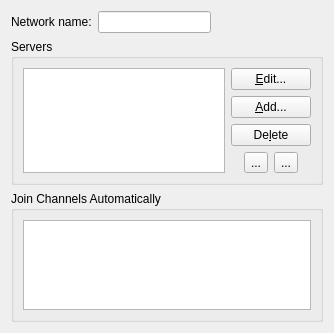
<?xml version="1.0" encoding="UTF-8"?>
<ui version="4.0">
 <class>SimpleNetworkEditor</class>
 <widget class="QWidget" name="SimpleNetworkEditor">
  <property name="geometry">
   <rect>
    <x>0</x>
    <y>0</y>
    <width>334</width>
    <height>333</height>
   </rect>
  </property>
  <property name="sizePolicy">
   <sizepolicy hsizetype="Preferred" vsizetype="Preferred">
    <horstretch>0</horstretch>
    <verstretch>0</verstretch>
   </sizepolicy>
  </property>
  <property name="windowTitle">
   <string/>
  </property>
  <layout class="QVBoxLayout" name="verticalLayout_3">
   <item>
    <layout class="QHBoxLayout" name="horizontalLayout">
     <item>
      <widget class="QLabel" name="label">
       <property name="text">
        <string>Network name:</string>
       </property>
      </widget>
     </item>
     <item>
      <widget class="QLineEdit" name="networkNameEdit">
       <property name="toolTip">
        <string>The name of the IRC network you are configuring</string>
       </property>
      </widget>
     </item>
     <item>
      <spacer name="horizontalSpacer">
       <property name="orientation">
        <enum>Qt::Horizontal</enum>
       </property>
       <property name="sizeHint" stdset="0">
        <size>
         <width>40</width>
         <height>20</height>
        </size>
       </property>
      </spacer>
     </item>
    </layout>
   </item>
   <item>
    <widget class="QGroupBox" name="groupBox">
     <property name="sizePolicy">
      <sizepolicy hsizetype="Preferred" vsizetype="Preferred">
       <horstretch>0</horstretch>
       <verstretch>0</verstretch>
      </sizepolicy>
     </property>
     <property name="title">
      <string>Servers</string>
     </property>
     <layout class="QHBoxLayout" name="horizontalLayout_2">
      <item>
       <widget class="QListWidget" name="serverList">
        <property name="sizePolicy">
         <sizepolicy hsizetype="Preferred" vsizetype="Preferred">
          <horstretch>1</horstretch>
          <verstretch>0</verstretch>
         </sizepolicy>
        </property>
        <property name="maximumSize">
         <size>
          <width>16777215</width>
          <height>16777215</height>
         </size>
        </property>
        <property name="toolTip">
         <string>A list of IRC servers belonging to this network</string>
        </property>
       </widget>
      </item>
      <item>
       <layout class="QVBoxLayout" name="verticalLayout_2">
        <item>
         <widget class="QPushButton" name="editServer">
          <property name="sizePolicy">
           <sizepolicy hsizetype="Preferred" vsizetype="Fixed">
            <horstretch>0</horstretch>
            <verstretch>0</verstretch>
           </sizepolicy>
          </property>
          <property name="toolTip">
           <string>Edit this server entry</string>
          </property>
          <property name="text">
           <string>&amp;Edit...</string>
          </property>
          <property name="icon">
           <iconset>
            <normaloff>../settingspages</normaloff>../settingspages</iconset>
          </property>
         </widget>
        </item>
        <item>
         <widget class="QPushButton" name="addServer">
          <property name="sizePolicy">
           <sizepolicy hsizetype="Preferred" vsizetype="Fixed">
            <horstretch>0</horstretch>
            <verstretch>0</verstretch>
           </sizepolicy>
          </property>
          <property name="toolTip">
           <string>Add another IRC server</string>
          </property>
          <property name="text">
           <string>&amp;Add...</string>
          </property>
          <property name="icon">
           <iconset>
            <normaloff>:/16x16/actions/oxygen/16x16/actions/list-add.png</normaloff>:/16x16/actions/oxygen/16x16/actions/list-add.png</iconset>
          </property>
         </widget>
        </item>
        <item>
         <widget class="QPushButton" name="deleteServer">
          <property name="sizePolicy">
           <sizepolicy hsizetype="Preferred" vsizetype="Fixed">
            <horstretch>0</horstretch>
            <verstretch>0</verstretch>
           </sizepolicy>
          </property>
          <property name="toolTip">
           <string>Remove this server entry from the list</string>
          </property>
          <property name="text">
           <string>De&amp;lete</string>
          </property>
          <property name="icon">
           <iconset>
            <normaloff>:/16x16/actions/oxygen/16x16/actions/edit-delete.png</normaloff>:/16x16/actions/oxygen/16x16/actions/edit-delete.png</iconset>
          </property>
         </widget>
        </item>
        <item>
         <layout class="QHBoxLayout" name="_3">
          <item>
           <spacer>
            <property name="orientation">
             <enum>Qt::Horizontal</enum>
            </property>
            <property name="sizeHint" stdset="0">
             <size>
              <width>0</width>
              <height>20</height>
             </size>
            </property>
           </spacer>
          </item>
          <item>
           <widget class="QToolButton" name="upServer">
            <property name="toolTip">
             <string>Move upwards in list</string>
            </property>
            <property name="text">
             <string>...</string>
            </property>
            <property name="icon">
             <iconset>
              <normaloff>:/16x16/actions/oxygen/16x16/actions/go-up.png</normaloff>:/16x16/actions/oxygen/16x16/actions/go-up.png</iconset>
            </property>
           </widget>
          </item>
          <item>
           <widget class="QToolButton" name="downServer">
            <property name="toolTip">
             <string>Move downwards in list</string>
            </property>
            <property name="text">
             <string>...</string>
            </property>
            <property name="icon">
             <iconset>
              <normaloff>:/16x16/actions/oxygen/16x16/actions/go-down.png</normaloff>:/16x16/actions/oxygen/16x16/actions/go-down.png</iconset>
            </property>
           </widget>
          </item>
          <item>
           <spacer>
            <property name="orientation">
             <enum>Qt::Horizontal</enum>
            </property>
            <property name="sizeHint" stdset="0">
             <size>
              <width>0</width>
              <height>20</height>
             </size>
            </property>
           </spacer>
          </item>
         </layout>
        </item>
        <item>
         <spacer name="verticalSpacer_2">
          <property name="orientation">
           <enum>Qt::Vertical</enum>
          </property>
          <property name="sizeHint" stdset="0">
           <size>
            <width>20</width>
            <height>40</height>
           </size>
          </property>
         </spacer>
        </item>
       </layout>
      </item>
     </layout>
    </widget>
   </item>
   <item>
    <widget class="QGroupBox" name="groupBox_2">
     <property name="title">
      <string>Join Channels Automatically</string>
     </property>
     <layout class="QVBoxLayout" name="verticalLayout">
      <item>
       <widget class="QTextEdit" name="channelList">
        <property name="sizePolicy">
         <sizepolicy hsizetype="Preferred" vsizetype="Preferred">
          <horstretch>0</horstretch>
          <verstretch>0</verstretch>
         </sizepolicy>
        </property>
        <property name="minimumSize">
         <size>
          <width>0</width>
          <height>80</height>
         </size>
        </property>
        <property name="maximumSize">
         <size>
          <width>16777215</width>
          <height>16777215</height>
         </size>
        </property>
        <property name="toolTip">
         <string>A list of IRC channels you will join automatically after connecting to the network</string>
        </property>
       </widget>
      </item>
     </layout>
    </widget>
   </item>
  </layout>
 </widget>
 <resources/>
 <connections/>
</ui>
